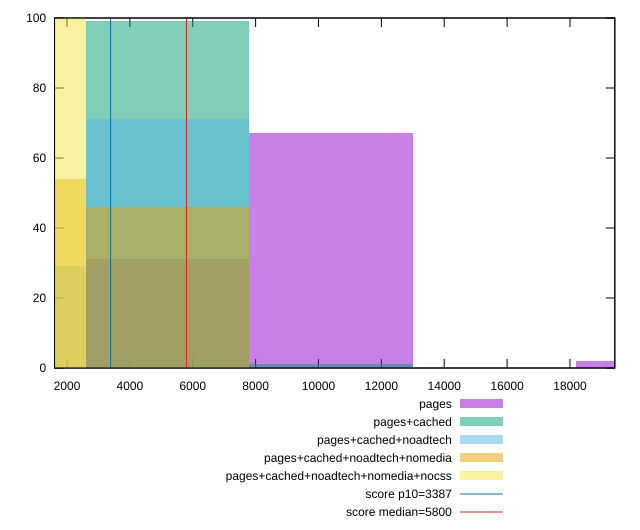

gnuplot code for this plot:
reset

$pages <<EOF
10394.804805618322 67
5197.402402809161 31
20789.609611236643 2
EOF

$pagesCached <<EOF
10394.804805618322 1
5197.402402809161 99
EOF

$pagesCachedNoadtech <<EOF
0 29
5197.402402809161 71
EOF

$pagesCachedNoadtechNomedia <<EOF
0 54
5197.402402809161 46
EOF

$pagesCachedNoadtechNomediaNocss <<EOF
0 100
EOF

set key outside below
set boxwidth 5197.402402809161
set xrange [1603.369:19426.688824625326]
set yrange [0:100]
set trange [0:100]
set style fill transparent solid 0.5 noborder

set parametric
set terminal svg size 640, 530 enhanced background rgb 'white'
set output "report_00022_2021-02-20T12:08:46.964Z/speed-index/comparison/histogram/all_raw.svg"

plot $pages title "pages" with boxes, \
     $pagesCached title "pages+cached" with boxes, \
     $pagesCachedNoadtech title "pages+cached+noadtech" with boxes, \
     $pagesCachedNoadtechNomedia title "pages+cached+noadtech+nomedia" with boxes, \
     $pagesCachedNoadtechNomediaNocss title "pages+cached+noadtech+nomedia+nocss" with boxes, \
     3387,t title "score p10=3387", \
     5800,t title "score median=5800"

reset
